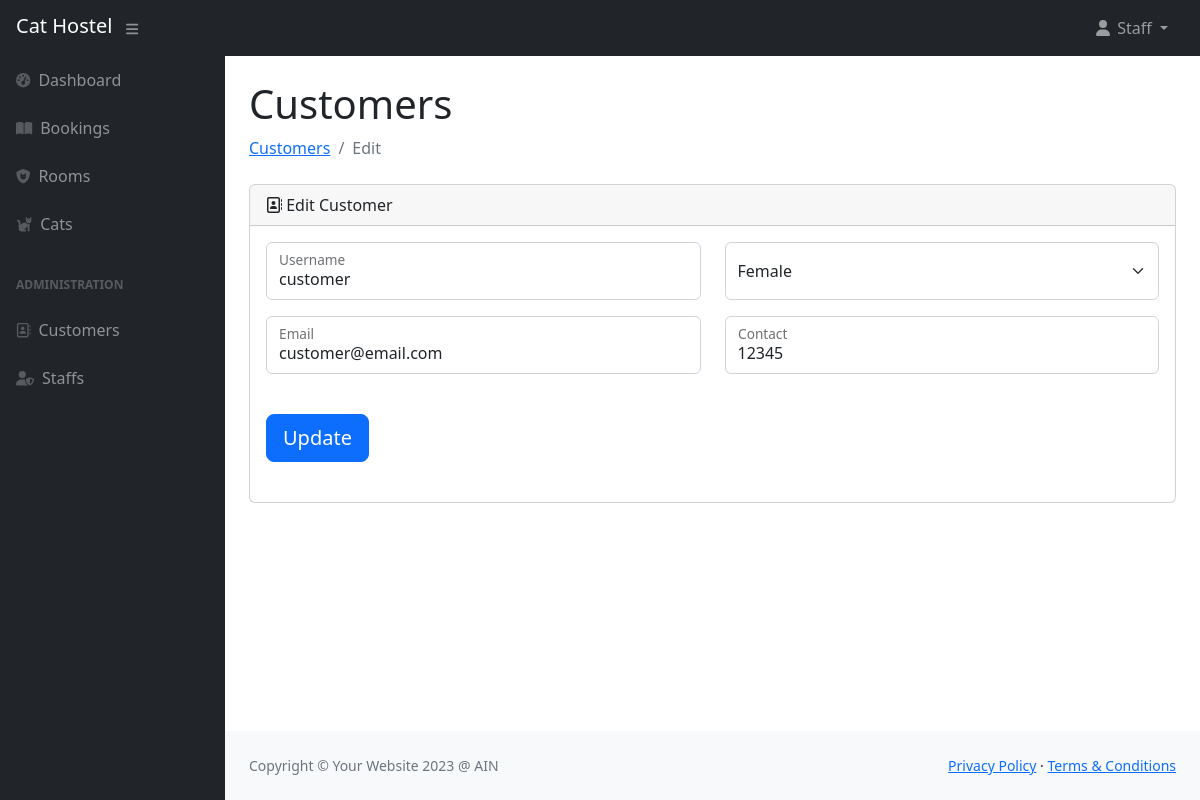
The page /customers_edit.php?user_id=2 (signed in) on the database its author committed.
### tables this page shows
CREATE TABLE `user` (
  `user_id` int NOT NULL,
  `user_name` varchar(100) NOT NULL,
  `user_gender` varchar(10) NOT NULL,
  `user_contact` varchar(15) NOT NULL,
  `user_email` varchar(50) NOT NULL,
  `user_password` varchar(100) NOT NULL,
  `user_role` varchar(10) NOT NULL,
  `user_active` tinyint(1) NOT NULL
);

### customers_edit.php (the view, shortened to what this page needs)
<?php
include 'layout/user/header_user.php';
if (isset($_GET['user_id'])) {
  $user_id = $_GET['user_id'];
  $sql = "SELECT * FROM user WHERE user_id='{$user_id}'";
  $result = mysqli_query($conn, $sql);
  $row  = mysqli_fetch_array($result);
}
?>
<div id="layoutSidenav_content">
  <main>
    <div class="container-fluid px-4">
      <h1 class="mt-4">Customers</h1>
      <ol class="breadcrumb mb-4">
        <li class="breadcrumb-item"><a href="/8ag1/customers.php">Customers</a></li>
        <li class="breadcrumb-item active">Edit</li>
      </ol>
      <div class="card mb-4">
        <div class="card-header">
          <i class="fa-regular fa-address-book"></i>
          Edit Customer
        </div>
        <div class="card-body">
          <form action="customers_edit.php" method="POST">
            <div class="row">
              <div class="col">
                <div class="form-floating mb-3">
                  <input class="form-control" id="username" name="username" type="text" placeholder="Username" required value="<?php echo $row["user_name"] ?>" />
                  <label for="username">Username</label>
                </div>
              </div>
              <div class="col">
                <select class="form-select form-floating mb-3 py-3" name="gender" aria-label="Select gender" required>
                  <option value="Female" <?php if ($row["user_gender"] == "Female") echo "selected"; ?>>Female</option>
                </select>
              </div>
            </div>
            <div class="row">
              <div class="col">
                <div class="form-floating mb-3">
                  <input class="form-control" id="email" name="email" type="email" placeholder="Email" required value="<?php echo $row["user_email"] ?>" />
                  <label for="email">Email</label>
                </div>
              </div>
              <div class="col">
                <div class="form-floating mb-3">
                  <input class="form-control" id="contact" name="contact" type="text" placeholder="Contact" required value="<?php echo $row["user_contact"] ?>" />
                  <label for="contact">Contact</label>
                </div>
              </div>
            </div>
            <div class="d-flex align-items-center justify-content-start mt-4 mb-4">
              <button class="btn btn-primary btn-lg" type="submit" name="update-button">Update</button>
            </div>
          </form>
        </div>
      </div>
    </div>
  </main>
  <?php
  include 'layout/user/footer_user.php';
  ?>

### rows shown on the page
user: username "customer", gender "Female", email "customer@email.com", contact "12345"

### other values the page prints
$_SESSION["user_name"] "Staff"
